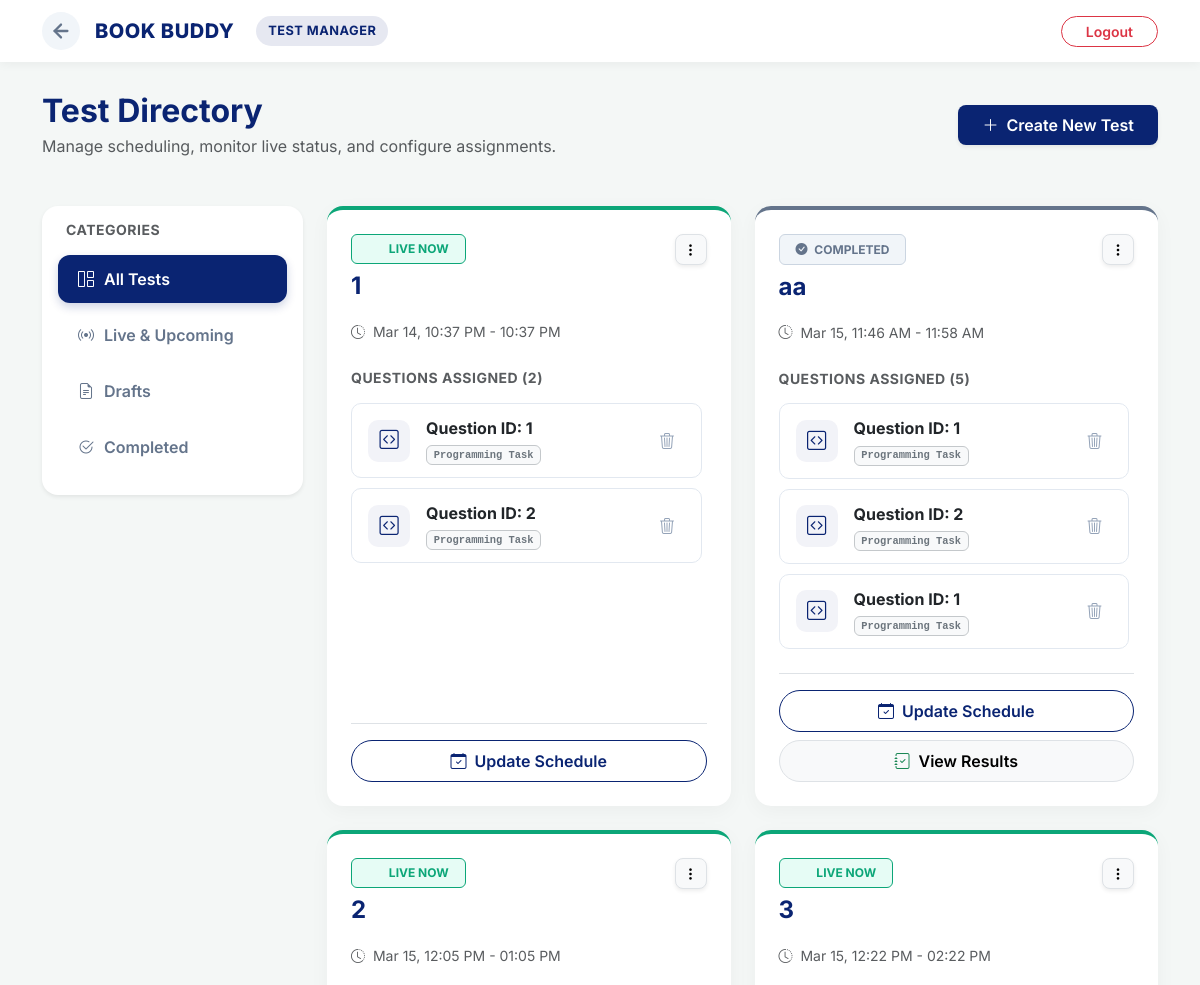
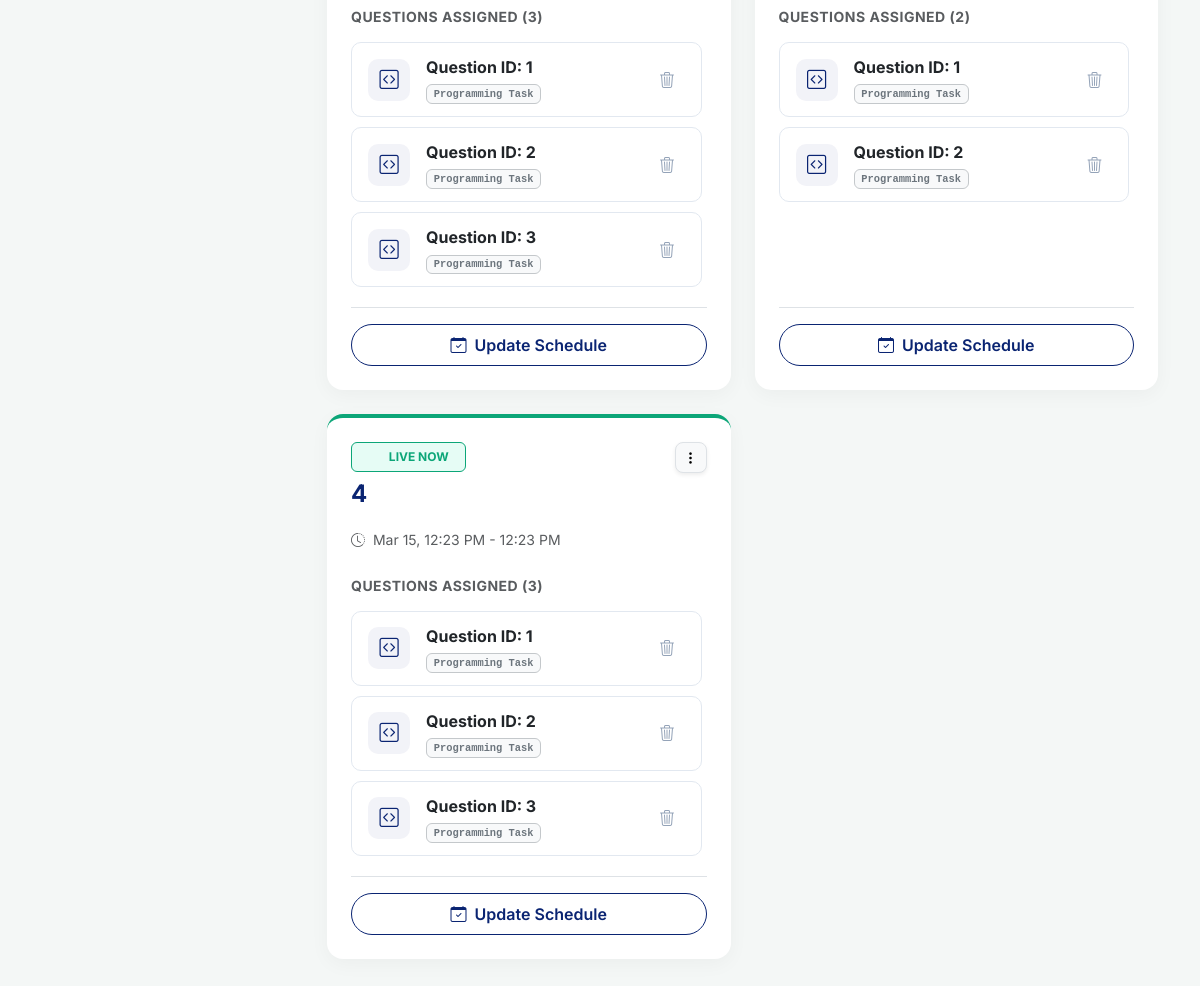
/test_maintain (signed in), run on the app's committed database (2 pictures, top to bottom).
### app.py (models this page shows, shortened)
class Testmaintain(db.Model):
    __tablename__ = 'test_maintain'
    id = db.Column(db.Integer, primary_key=True)
    test_title = db.Column(db.String(50))
    date = db.Column(db.Date)
    start_time = db.Column(db.DateTime)
    end_time = db.Column(db.DateTime)
    status = db.Column(db.String(20), default='draft')
    total_points = db.Column(db.Integer, default=0)
    question_id = db.Column(db.Integer, db.ForeignKey('question.id'), nullable=False)

### app.py (the view)
@app.route('/test_maintain')
@login_required
def test_maintain():
    all_entries = Testmaintain.query.all()
    now = datetime.now()
    questions_dict = {q.id: q for q in Question.query.all()}
    for entry in all_entries:
        if entry.status == 'live' and entry.end_time and now > entry.end_time:
            entry.status = 'completed'
        entry.question = questions_dict.get(entry.question_id)
    db.session.commit()
    grouped_tests = defaultdict(list)
    for entry in all_entries:
        grouped_tests[entry.test_title].append(entry)
    return render_template('test_maintain.html', grouped_tests=grouped_tests, now=now)

### app.py (called while the page is built)
def ist_now():
    return datetime.now(IST_TZ).replace(tzinfo=None)

@app.context_processor
def inject_now():
    return {'now': ist_now()}

@login_manager.user_loader
def load_user(user_id):
    student = Student.query.get(int(user_id))
    if student:
        return student
    return User.query.get(int(user_id))

### templates/test_maintain.html (shortened to what this page needs)
<!DOCTYPE html>
<html lang="en">
<head>
    <link href="https://cdn.jsdelivr.net/npm/bootstrap@5.3.0/dist/css/bootstrap.min.css" rel="stylesheet">
    <link rel="stylesheet" href="https://cdn.jsdelivr.net/npm/bootstrap-icons@1.11.1/font/bootstrap-icons.css">
</head>
<body>
    <nav class="navbar sticky-top">
        <div class="container d-flex justify-content-between align-items-center">
            <div class="d-flex align-items-center">
                <a href="/admin" class="back-link" title="Back to Dashboard">
                    <svg width="22" height="22" viewBox="0 0 24 24" fill="none" stroke="currentColor" stroke-width="2.5" stroke-linecap="round" stroke-linejoin="round">
                        <line x1="19" y1="12" x2="5" y2="12"></line>
                        <polyline points="12 19 5 12 12 5"></polyline>
                    </svg>
                </a>
                <a class="brand-wrapper" href="/admin">
                    <h2 class="brand-name d-none d-sm-block">BOOK BUDDY</h2>
                    <span class="admin-badge d-none d-md-inline-block">TEST MANAGER</span>
                </a>
            </div>
            <div class="ms-auto">
                <a href="/logout" class="btn btn-outline-danger btn-sm px-4 rounded-pill fw-semibold">Logout</a>
            </div>
        </div>
    </nav>
    <main class="container">
        <div class="d-flex flex-column flex-md-row justify-content-between align-items-md-center mb-5 gap-3">
            <div>
                <h2 class="fw-bold mb-1" style="color: var(--brand-navy);">Test Directory</h2>
                <p class="text-muted mb-0">Manage scheduling, monitor live status, and configure assignments.</p>
            </div>
            <a href="/create_test" class="btn btn-custom-navy shadow-sm py-2 px-4 rounded-3">
                <i class="bi bi-plus-lg me-2"></i>Create New Test
            </a>
        </div>
        <div class="row g-4">
            <div class="col-lg-3">
                <div class="sticky-sidebar bg-white p-3 rounded-4 shadow-sm">
                    <h6 class="text-uppercase fw-bold text-muted small mb-3 ps-2" style="letter-spacing: 0.5px;">Categories</h6>
                    <div class="nav flex-column filter-menu" id="testFilters">
                        <button class="nav-link active border-0 text-start w-100" onclick="setFilter('all', this)">
                            <i class="bi bi-grid-1x2"></i> All Tests
                        </button>
                        <button class="nav-link border-0 text-start w-100" onclick="setFilter('live', this)">
                            <i class="bi bi-broadcast"></i> Live & Upcoming
                        </button>
                        <button class="nav-link border-0 text-start w-100" onclick="setFilter('draft', this)">
                            <i class="bi bi-file-earmark-text"></i> Drafts
                        </button>
                        <button class="nav-link border-0 text-start w-100" onclick="setFilter('completed', this)">
                            <i class="bi bi-check2-circle"></i> Completed
                        </button>
                    </div>
                </div>
            </div>
            <div class="col-lg-9">
                <div class="row g-4" id="cards-container">
                    {% for title, entries in grouped_tests.items() %}
                    {% set first_entry = entries[0] %}
                    <div class="col-md-6 test-card-col" id="test-col-{{ loop.index }}">
                        <div class="card test-card" id="card-{{ loop.index }}">
                            <div class="card-body p-4 d-flex flex-column h-100">
                                <div class="d-flex justify-content-between align-items-start mb-3">
                                    <div>
                                        <div id="badge-container-{{ loop.index }}" class="mb-2">
                                        </div>
                                        <h4 class="fw-bold mb-1" style="color: var(--brand-navy);">{{ title }}</h4>
                                    </div>
                                    <div class="dropdown">
                                        <button class="btn btn-light btn-sm shadow-sm border rounded-3" type="button" data-bs-toggle="dropdown">
                                            <i class="bi bi-three-dots-vertical"></i>
                                        </button>
                                    </div>
                                </div>
                                <div class="mb-4">
                                    <div class="text-muted small mb-1">
                                        <i class="bi bi-clock-history me-1"></i>
                                        {% if first_entry.start_time %}
                                            <span>{{ first_entry.start_time.strftime('%b %d, %I:%M %p') }}</span> -
                                            <span>{{ first_entry.end_time.strftime('%I:%M %p') }}</span>
                                        {% else %}
                                            <span class="text-danger fw-bold">Draft: Schedule Not Set</span>
                                        {% endif %}
                                    </div>
                                </div>
                                <div class="flex-grow-1">
                                    <h6 class="text-uppercase small fw-bold text-muted mb-3" style="letter-spacing: 0.5px;">Questions Assigned ({{ entries|length }})</h6>
                                    <div class="question-list-wrapper">
                                        {% for entry in entries %}
                                        <div class="assigned-q-item">
                                            <div class="d-flex align-items-center gap-3">
                                                <div class="q-icon-wrapper">
                                                    <i class="bi bi-code-square"></i>
                                                </div>
                                                <div>
                                                    <span class="d-block fw-bold text-dark mb-0">Question ID: {{ entry.question_id }}</span>
                                                    <span class="badge bg-light text-secondary border border-secondary-subtle font-monospace mt-1" style="font-size: 0.65rem;">Programming Task</span>
                                                </div>
                                            </div>
                                            <a href="#" onclick="removeQuestion(event, '{{ url_for('delete_test_entry', entry_id=entry.id) }}')" class="btn-remove-q" title="Remove question">
                                                <i class="bi bi-trash3"></i>
                                            </a>
                                        </div>
                                        {% endfor %}
                                    </div>
                                </div>
                                <div class="d-grid gap-2 mt-auto pt-3 border-top">
                                    <button class="btn btn-outline-navy rounded-pill fw-semibold py-2" data-bs-toggle="modal" data-bs-target="#timeModal{{ loop.index }}">
                                        <i class="bi bi-calendar-check me-2"></i>Update Schedule
                                    </button>
                                    <a href="{{ url_for('test_results', test_id=first_entry.id) }}" id="results-btn-{{ loop.index }}" class="btn btn-light border rounded-pill fw-semibold py-2" style="display: none;">
                                        <i class="bi bi-journal-check me-2 text-success"></i>View Results
                                    </a>
                                </div>
                            </div>
                        </div>
                    </div>
                    {% endfor %}
                </div>
            </div>
        </div>
    </main>
</body>
</html>

### templates/test_maintain.html (style rules this page uses)
:root { --brand-navy: #0A2472; --brand-crimson: #740f28; --brand-white: #ffffff; --bg-light: #f4f7f6; --text-main: #334155; --text-muted: #64748b; --border-color: #e2e8f0; --status-live: #0ca678; --status-upcoming: #f59e0b; --status-completed: #64748b; --status-draft: #dc2626; }
body { background-color: var(--bg-light); font-family: 'Inter', sans-serif; color: var(--text-main); padding-bottom: 50px; }
.navbar { background-color: var(--brand-white); box-shadow: 0 2px 10px rgba(0, 0, 0, 0.05); padding: 12px 0; margin-bottom: 30px; }
.brand-wrapper { display: flex; align-items: center; gap: 12px; text-decoration: none; }
.brand-name { margin: 0; font-size: 1.25rem; font-weight: 800; color: var(--brand-navy); letter-spacing: 0.5px; }
.admin-badge { background-color: rgba(10, 36, 114, 0.1); color: var(--brand-navy); font-weight: 700; padding: 5px 12px; border-radius: 20px; font-size: 0.8rem; letter-spacing: 0.5px; margin-left: 10px; }
.back-link { color: var(--text-muted); transition: all 0.2s; display: flex; align-items: center; justify-content: center; padding: 8px; border-radius: 50%; background-color: #f1f5f9; text-decoration: none; margin-right: 15px; }
.sticky-sidebar { position: sticky; top: 100px; }
.filter-menu .nav-link { color: var(--text-muted); font-weight: 600; padding: 12px 20px; border-radius: 12px; margin-bottom: 8px; transition: all 0.2s; display: flex; align-items: center; gap: 10px; }
.filter-menu .nav-link.active { background-color: var(--brand-navy); color: var(--brand-white); box-shadow: 0 4px 10px rgba(10, 36, 114, 0.2); }
.test-card { border: none; border-radius: 16px; box-shadow: 0 5px 20px rgba(0, 0, 0, 0.04); transition: transform 0.2s, box-shadow 0.2s, border-top 0.3s; background-color: var(--brand-white); height: 100%; display: flex; flex-direction: column; border-top: 4px solid transparent; }
.status-border-live { border-top-color: var(--status-live) !important; }
.status-border-completed { border-top-color: var(--status-completed) !important; }
.question-list-wrapper { max-height: 250px; overflow-y: auto; padding-right: 5px; margin-bottom: 20px; }
.assigned-q-item { background-color: var(--brand-white); border: 1px solid var(--border-color); border-radius: 10px; padding: 12px 16px; margin-bottom: 10px; transition: all 0.2s ease-in-out; display: flex; justify-content: space-between; align-items: center; }
.assigned-q-item:last-child { margin-bottom: 0; }
.q-icon-wrapper { display: flex; align-items: center; justify-content: center; width: 42px; height: 42px; background-color: rgba(10, 36, 114, 0.05); color: var(--brand-navy); border-radius: 10px; font-size: 1.2rem; }
.btn-remove-q { color: #94a3b8; background: none; border: none; width: 35px; height: 35px; border-radius: 8px; transition: all 0.2s; display: flex; align-items: center; justify-content: center; text-decoration: none; }
.btn-custom-navy { background-color: var(--brand-navy); color: var(--brand-white); border: none; font-weight: 600; transition: all 0.3s; }
.btn-outline-navy { color: var(--brand-navy); border: 1px solid var(--brand-navy); font-weight: 600; transition: all 0.2s; background-color: transparent; }

### data on the page
Testmaintain: start_time "Mar 14, 10:37 PM", end_time "10:37 PM", question_id "1"
Testmaintain: question_id "2"
Testmaintain: test_title "aa", start_time "Mar 15, 11:46 AM", end_time "11:58 AM", entries "5", question_id "1"
Testmaintain: question_id "2"
Testmaintain: question_id "1"
Testmaintain: start_time "Mar 15, 12:05 PM", end_time "01:05 PM", question_id "1"
Testmaintain: question_id "2"
Testmaintain: question_id "3"
Testmaintain: start_time "Mar 15, 12:22 PM", end_time "02:22 PM", question_id "1"
Testmaintain: question_id "2"
Testmaintain: start_time "Mar 15, 12:23 PM", end_time "12:23 PM", question_id "1"
Testmaintain: question_id "2"
Testmaintain: question_id "3"

### other printed values
{{ title }} "1" "2" "3" "4"
{{ entries|length }} "2" "3" "2" "3"
